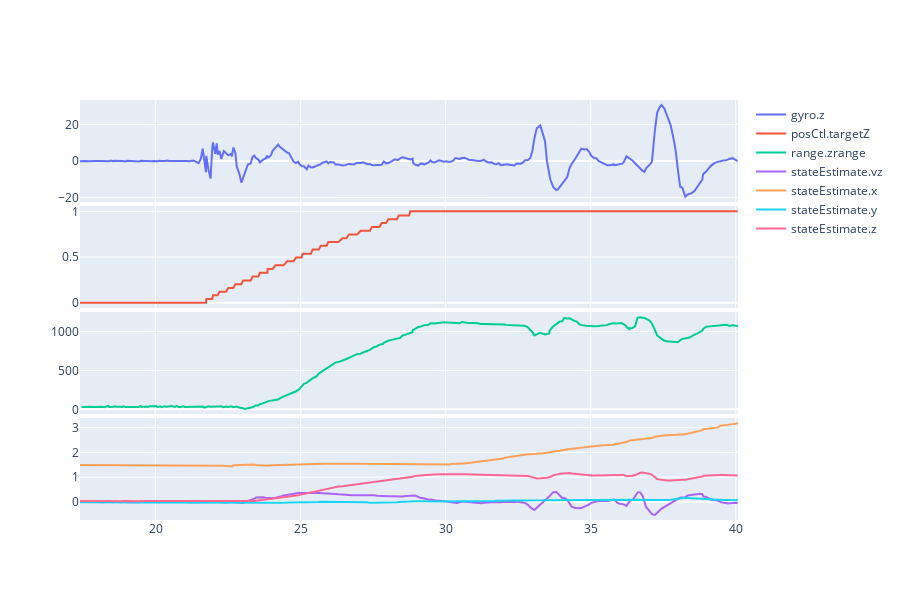
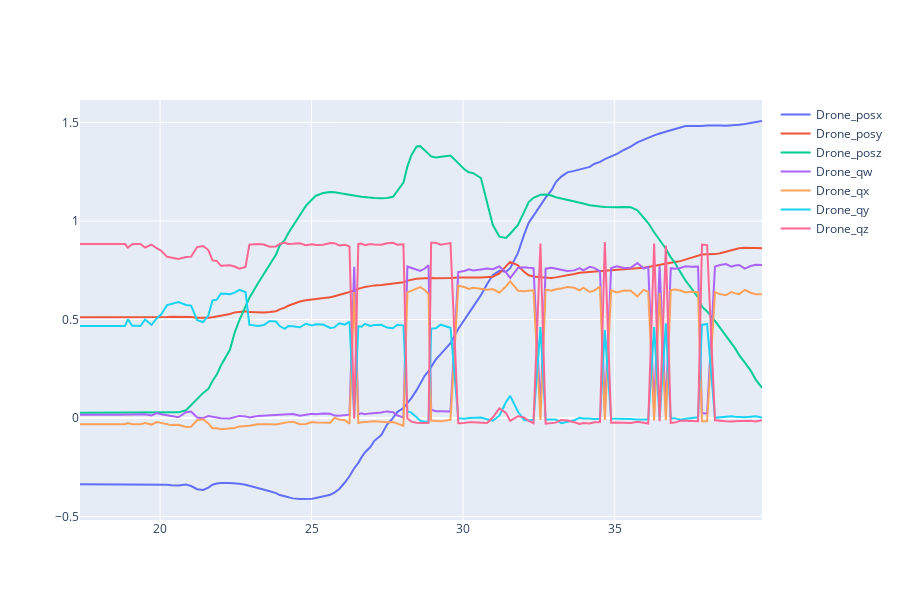

The code cell stored with these charts, in order, in its notebook:
### Code cell
path_cf    = os.path.join("logs", "test_06cf.csv")
path_vicon = os.path.join("logs", "test_06vicon.csv")
print("[Info] Open:", os.path.basename(path_cf), os.path.basename(path_vicon))

import pandas as pd

CF_df = pd.read_csv(path_cf, header=0, names=["Timestamp", "ID", "Value"])

keys = []
for key in np.unique(CF_df["ID"]):
    keys.append(key.split(".")[0])
keys = np.unique(keys)

n_groups = len(keys)
fig = make_subplots(rows=n_groups, cols=1, shared_xaxes=True,vertical_spacing=0.01)

for k, group in CF_df.groupby(["ID"]):
    key = group.iloc[0,1].split(".")[0]
    group_index = np.where(keys == key)[0][0]
    fig.append_trace(go.Scatter(x=group['Timestamp']/1000, y= group['Value'], mode='lines', name="{}".format(group.iloc[0,1])), row=group_index+1, col=1)

fig.update_layout(width=15*60, height=5*120)
fig.show()

CF_df = pd.read_csv(path_vicon, header=0, names=["Timestamp", "ID", "Value"])

keys = []
for key in np.unique(CF_df["ID"]):
    t = key.split("_")[0]
    if t != "Box": 
        keys.append(t)
        
keys = np.unique(keys)

n_groups = len(keys)
fig = make_subplots(rows=n_groups, cols=1, shared_xaxes=True,vertical_spacing=0.01)

for k, group in CF_df.groupby(["ID"]):
    key = group.iloc[0,1].split("_")[0]
    group_index = np.where(keys == key)[0]
    if group_index >= 0:
        fig.append_trace(go.Scatter(x=group['Timestamp']/1000, y= group['Value'], mode='lines', name="{}".format(group.iloc[0,1])), row=int(group_index)+1, col=1)

fig.update_layout(width=15*60, height=5*120)
fig.show()

### Figure 1 — Plotly figure (JSON) as saved in the notebook; plotly's stock layout.template omitted (floating-point values rounded to 4 significant figures; data arrays with more than 128 entries replaced by an {"elided": "..."} marker saying what was removed)
{"data": [{"mode": "lines", "name": "gyro.z", "type": "scatter", "x": {"elided": "294 float values"}, "xaxis": "x", "y": {"elided": "294 float values"}, "yaxis": "y"}, {"mode": "lines", "name": "posCtl.targetZ", "type": "scatter", "x": {"elided": "294 float values"}, "xaxis": "x2", "y": {"elided": "294 float values"}, "yaxis": "y2"}, {"mode": "lines", "name": "range.zrange", "type": "scatter", "x": {"elided": "279 float values"}, "xaxis": "x3", "y": {"elided": "279 int values"}, "yaxis": "y3"}, {"mode": "lines", "name": "stateEstimate.vz", "type": "scatter", "x": {"elided": "294 float values"}, "xaxis": "x4", "y": {"elided": "294 float values"}, "yaxis": "y4"}, {"mode": "lines", "name": "stateEstimate.x", "type": "scatter", "x": {"elided": "295 float values"}, "xaxis": "x4", "y": {"elided": "295 float values"}, "yaxis": "y4"}, {"mode": "lines", "name": "stateEstimate.y", "type": "scatter", "x": {"elided": "294 float values"}, "xaxis": "x4", "y": {"elided": "294 float values"}, "yaxis": "y4"}, {"mode": "lines", "name": "stateEstimate.z", "type": "scatter", "x": {"elided": "294 float values"}, "xaxis": "x4", "y": {"elided": "294 float values"}, "yaxis": "y4"}], "layout": {"height": 600, "width": 900, "xaxis": {"anchor": "y", "autorange": true, "domain": [0, 1], "matches": "x4", "range": [17.4, 40.08], "showticklabels": false, "type": "linear"}, "xaxis2": {"anchor": "y2", "autorange": true, "domain": [0, 1], "matches": "x4", "range": [17.4, 40.08], "showticklabels": false, "type": "linear"}, "xaxis3": {"anchor": "y3", "autorange": true, "domain": [0, 1], "matches": "x4", "range": [17.4, 40.08], "showticklabels": false, "type": "linear"}, "xaxis4": {"anchor": "y4", "autorange": true, "domain": [0, 1], "range": [17.4, 40.08], "type": "linear"}, "yaxis": {"anchor": "x", "autorange": true, "domain": [0.7575, 1], "range": [-22.28, 33.35], "type": "linear"}, "yaxis2": {"anchor": "x2", "autorange": true, "domain": [0.505, 0.7475], "range": [-0.05567, 1.058], "type": "linear"}, "yaxis3": {"anchor": "x3", "autorange": true, "domain": [0.2525, 0.495], "range": [-59.44, 1249.0], "type": "linear"}, "yaxis4": {"anchor": "x4", "autorange": true, "domain": [0, 0.2425], "range": [-0.7281, 3.381], "type": "linear"}}}

### Figure 2 — Plotly figure (JSON) as saved in the notebook; plotly's stock layout.template omitted (floating-point values rounded to 4 significant figures; data arrays with more than 128 entries replaced by an {"elided": "..."} marker saying what was removed)
{"data": [{"mode": "lines", "name": "Drone_posx", "type": "scatter", "x": {"elided": "131 float values"}, "xaxis": "x", "y": {"elided": "131 float values"}, "yaxis": "y"}, {"mode": "lines", "name": "Drone_posy", "type": "scatter", "x": {"elided": "131 float values"}, "xaxis": "x", "y": {"elided": "131 float values"}, "yaxis": "y"}, {"mode": "lines", "name": "Drone_posz", "type": "scatter", "x": {"elided": "131 float values"}, "xaxis": "x", "y": {"elided": "131 float values"}, "yaxis": "y"}, {"mode": "lines", "name": "Drone_qw", "type": "scatter", "x": {"elided": "131 float values"}, "xaxis": "x", "y": {"elided": "131 float values"}, "yaxis": "y"}, {"mode": "lines", "name": "Drone_qx", "type": "scatter", "x": {"elided": "131 float values"}, "xaxis": "x", "y": {"elided": "131 float values"}, "yaxis": "y"}, {"mode": "lines", "name": "Drone_qy", "type": "scatter", "x": {"elided": "131 float values"}, "xaxis": "x", "y": {"elided": "131 float values"}, "yaxis": "y"}, {"mode": "lines", "name": "Drone_qz", "type": "scatter", "x": {"elided": "131 float values"}, "xaxis": "x", "y": {"elided": "131 float values"}, "yaxis": "y"}], "layout": {"height": 600, "width": 900, "xaxis": {"anchor": "y", "autorange": true, "domain": [0, 1], "range": [17.36, 39.87], "type": "linear"}, "yaxis": {"anchor": "x", "autorange": true, "domain": [0, 1], "range": [-0.5173, 1.614], "type": "linear"}}}
